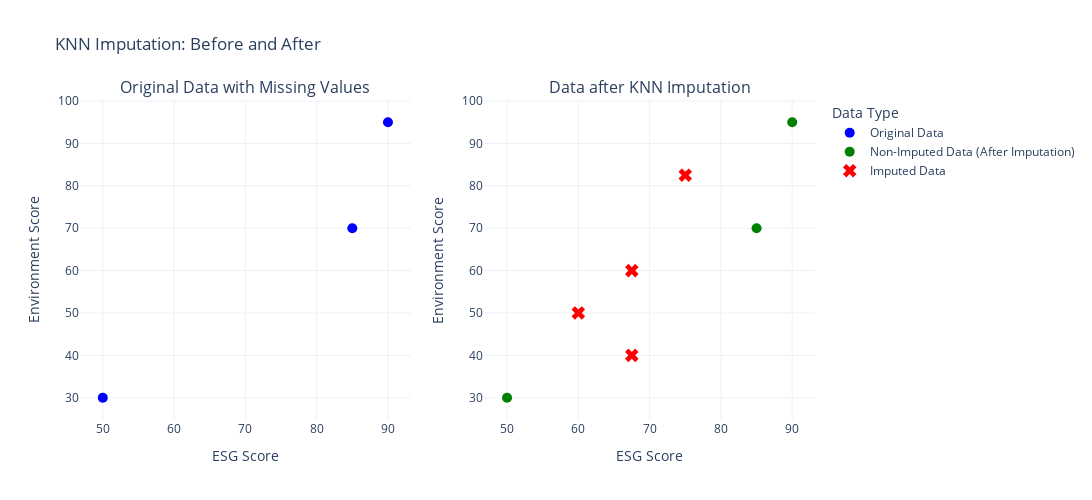

Notebook cell for this chart:
### Markdown cell above
Let's create the same graph but using plotly:

### Code cell
# Separate imputed points
imputed_mask = df.isnull().any(axis=1)
df_imputed['Imputed'] = imputed_mask

# Create subplots: one for original data and one for imputed data
fig = make_subplots(rows=1, cols=2, subplot_titles=("Original Data with Missing Values", "Data after KNN Imputation"))

# Plot original data (with missing values) in the first subplot
fig.add_trace(
    go.Scatter(
        x=df['ESG_Score'], 
        y=df['Environment_Score'], 
        mode='markers', 
        name='Original Data',
        marker=dict(color='blue', size=10),
        text=['Original' for _ in range(len(df))]
    ),
    row=1, col=1
)

# Plot non-imputed data (already present, not imputed) in the second subplot
fig.add_trace(
    go.Scatter(
        x=df_imputed.loc[~imputed_mask, 'ESG_Score'], 
        y=df_imputed.loc[~imputed_mask, 'Environment_Score'], 
        mode='markers', 
        name='Non-Imputed Data (After Imputation)',
        marker=dict(color='green', size=10, symbol='circle'),
        text=['Non-Imputed' for _ in range(sum(~imputed_mask))]
    ),
    row=1, col=2
)

# Highlight imputed points in the second subplot
fig.add_trace(
    go.Scatter(
        x=df_imputed.loc[imputed_mask, 'ESG_Score'], 
        y=df_imputed.loc[imputed_mask, 'Environment_Score'], 
        mode='markers', 
        name='Imputed Data',
        marker=dict(color='red', size=12, symbol='x'),
        text=['Imputed' for _ in range(sum(imputed_mask))]
    ),
    row=1, col=2
)

# Update the layout for better visualization, setting a smaller width
fig.update_layout(
    title_text="KNN Imputation: Before and After",
    width=1200,  # Adjust the figure width here
    height=500,  # You can also adjust height if necessary
    xaxis_title="ESG Score",
    yaxis_title="Environment Score",
    legend_title="Data Type",
    template="plotly_white"
)

# Set axis titles for each subplot
fig.update_xaxes(title_text="ESG Score", row=1, col=1)
fig.update_yaxes(title_text="Environment Score", row=1, col=1)
fig.update_xaxes(title_text="ESG Score", row=1, col=2)
fig.update_yaxes(title_text="Environment Score", row=1, col=2)

fig.show()

### Figure 1 — Plotly figure (JSON) as saved in the notebook; plotly's stock layout.template omitted (floating-point values rounded to 4 significant figures)
{"data": [{"marker": {"color": "blue", "size": 10}, "mode": "markers", "name": "Original Data", "text": ["Original", "Original", "Original", "Original", "Original", "Original", "Original"], "type": "scatter", "x": [50.0, NaN, 75.0, 85.0, NaN, 60.0, 90.0], "xaxis": "x", "y": [30.0, 40.0, NaN, 70.0, 60.0, NaN, 95.0], "yaxis": "y"}, {"marker": {"color": "green", "size": 10, "symbol": "circle"}, "mode": "markers", "name": "Non-Imputed Data (After Imputation)", "text": ["Non-Imputed", "Non-Imputed", "Non-Imputed"], "type": "scatter", "x": [50.0, 85.0, 90.0], "xaxis": "x2", "y": [30.0, 70.0, 95.0], "yaxis": "y2"}, {"marker": {"color": "red", "size": 12, "symbol": "x"}, "mode": "markers", "name": "Imputed Data", "text": ["Imputed", "Imputed", "Imputed", "Imputed"], "type": "scatter", "x": [67.5, 75.0, 67.5, 60.0], "xaxis": "x2", "y": [40.0, 82.5, 60.0, 50.0], "yaxis": "y2"}], "layout": {"annotations": [{"font": {"size": 16}, "showarrow": false, "text": "Original Data with Missing Values", "x": 0.225, "xanchor": "center", "xref": "paper", "y": 1, "yanchor": "bottom", "yref": "paper"}, {"font": {"size": 16}, "showarrow": false, "text": "Data after KNN Imputation", "x": 0.775, "xanchor": "center", "xref": "paper", "y": 1, "yanchor": "bottom", "yref": "paper"}], "height": 500, "legend": {"title": {"text": "Data Type"}}, "title": {"text": "KNN Imputation: Before and After"}, "width": 1200, "xaxis": {"anchor": "y", "domain": [0, 0.45], "title": {"text": "ESG Score"}}, "xaxis2": {"anchor": "y2", "domain": [0.55, 1], "title": {"text": "ESG Score"}}, "yaxis": {"anchor": "x", "domain": [0, 1], "title": {"text": "Environment Score"}}, "yaxis2": {"anchor": "x2", "domain": [0, 1], "title": {"text": "Environment Score"}}}}
